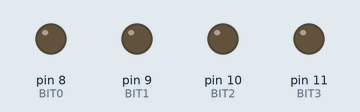
This sketch was run on a simulated Arduino Uno, built with avr-gcc and run on an emulated ATmega328P. Shown: output pins drawn as LEDs (lit = HIGH).

Above: at 0.5 s.
At 2.5 s:
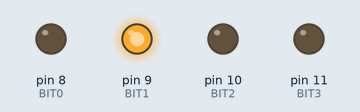
At 4.5 s:
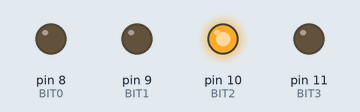
At 9.5 s:
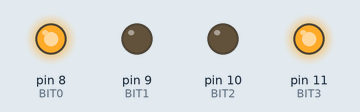
At 14.5 s:
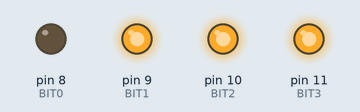
At 19.5 s:
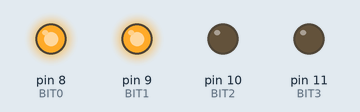
Timing chart, 0 to 20.8 s (numbered marks = the images above):
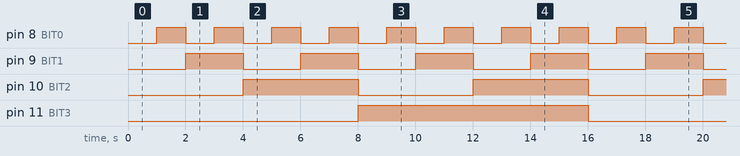

Measured:
- by itself, pin 8 (BIT0): alternates HIGH for 1.0 s and LOW for 1.0 s
- by itself, pin 9 (BIT1): alternates HIGH for 2.0 s and LOW for 2.0 s
- by itself, pin 10 (BIT2): alternates HIGH for 4.0 s and LOW for 4.0 s
- by itself, pin 11 (BIT3): alternates HIGH for 8.0 s and LOW for 8.0 s

The sketch:

codigo_circuito1.ino
```cpp
// C++ code

const int BIT0 = 8;
const int BIT1 = 9;
const int BIT2 = 10;
const int BIT3 = 11;

int tiempo_espera = 1000;

void setup()
{
  pinMode(BIT0, OUTPUT);
  pinMode(BIT1, OUTPUT);
  pinMode(BIT2, OUTPUT);
  pinMode(BIT3, OUTPUT);
}

void loop()
{
  for (int numero = 0; numero <= 15; numero++)
  {
    digitalWrite(BIT0, bitRead(numero, 0));
    digitalWrite(BIT1, bitRead(numero, 1));
    digitalWrite(BIT2, bitRead(numero, 2));
    digitalWrite(BIT3, bitRead(numero, 3));

    delay(tiempo_espera);
  }
}
```
